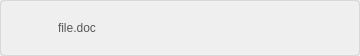
<?xml version="1.0" encoding="UTF-8"?>
<ui version="4.0">
 <class>Frame</class>
 <widget class="QFrame" name="Frame">
  <property name="geometry">
   <rect>
    <x>0</x>
    <y>0</y>
    <width>360</width>
    <height>56</height>
   </rect>
  </property>
  <property name="minimumSize">
   <size>
    <width>360</width>
    <height>0</height>
   </size>
  </property>
  <property name="windowTitle">
   <string>Frame</string>
  </property>
  <property name="styleSheet">
   <string notr="true">border: 1px solid rgba(0, 0, 0, 0.1);;
border-radius: 4px;</string>
  </property>
  <layout class="QHBoxLayout" name="horizontalLayout">
   <property name="spacing">
    <number>10</number>
   </property>
   <property name="leftMargin">
    <number>7</number>
   </property>
   <property name="topMargin">
    <number>7</number>
   </property>
   <property name="rightMargin">
    <number>7</number>
   </property>
   <property name="bottomMargin">
    <number>7</number>
   </property>
   <item>
    <widget class="QLabel" name="label_3">
     <property name="minimumSize">
      <size>
       <width>40</width>
       <height>40</height>
      </size>
     </property>
     <property name="maximumSize">
      <size>
       <width>40</width>
       <height>40</height>
      </size>
     </property>
     <property name="styleSheet">
      <string notr="true">border:none;</string>
     </property>
     <property name="text">
      <string/>
     </property>
     <property name="pixmap">
      <pixmap resource="../resource.qrc">:/newPrefix/images/doc.png</pixmap>
     </property>
     <property name="scaledContents">
      <bool>true</bool>
     </property>
    </widget>
   </item>
   <item>
    <widget class="QLabel" name="file_name">
     <property name="styleSheet">
      <string notr="true">border:none;
font-size: 12px;
line-height: 18px;
color: #575757;</string>
     </property>
     <property name="text">
      <string>file.doc</string>
     </property>
     <property name="wordWrap">
      <bool>true</bool>
     </property>
    </widget>
   </item>
   <item>
    <widget class="QLabel" name="label_5">
     <property name="minimumSize">
      <size>
       <width>24</width>
       <height>24</height>
      </size>
     </property>
     <property name="maximumSize">
      <size>
       <width>24</width>
       <height>24</height>
      </size>
     </property>
     <property name="styleSheet">
      <string notr="true">border:none;</string>
     </property>
     <property name="text">
      <string/>
     </property>
     <property name="pixmap">
      <pixmap resource="../resource.qrc">:/newPrefix/images/check-mark.png</pixmap>
     </property>
     <property name="scaledContents">
      <bool>true</bool>
     </property>
    </widget>
   </item>
  </layout>
 </widget>
 <resources>
  <include location="../resource.qrc"/>
  <include location="../../Apteki-desktop/venv/Lib/site-packages/qt5_applications/Qt/resource.qrc"/>
 </resources>
 <connections/>
</ui>
